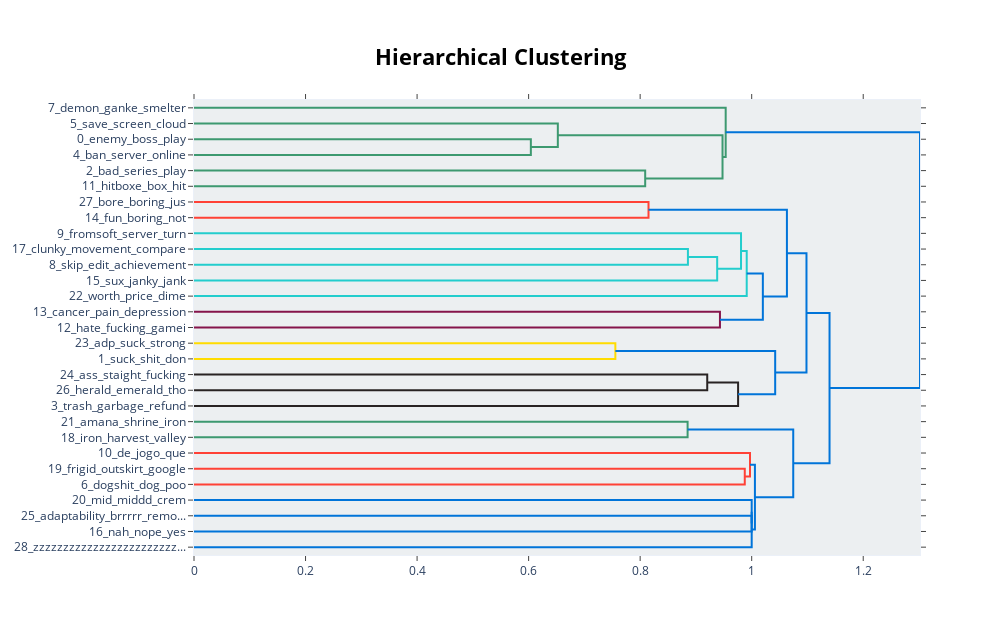

The notebook cell this image was saved under:
### Code cell
neg_topic_model.visualize_hierarchy()

### Figure 1 — Plotly figure (JSON) as saved in the notebook; plotly's stock layout.template omitted (floating-point values rounded to 4 significant figures)
{"data": [{"hoverinfo": "text", "marker": {"color": "rgb(61,153,112)"}, "mode": "lines", "type": "scatter", "x": [0, 0.604, 0.604, 0], "xaxis": "x", "y": [-25, -25, -35, -35], "yaxis": "y"}, {"hoverinfo": "text", "marker": {"color": "rgb(61,153,112)"}, "mode": "lines", "type": "scatter", "x": [0, 0.6524, 0.6524, 0.604], "xaxis": "x", "y": [-15, -15, -30, -30], "yaxis": "y"}, {"hoverinfo": "text", "marker": {"color": "rgb(61,153,112)"}, "mode": "lines", "type": "scatter", "x": [0, 0.809, 0.809, 0], "xaxis": "x", "y": [-45, -45, -55, -55], "yaxis": "y"}, {"hoverinfo": "text", "marker": {"color": "rgb(61,153,112)"}, "mode": "lines", "type": "scatter", "x": [0.6524, 0.9477, 0.9477, 0.809], "xaxis": "x", "y": [-22.5, -22.5, -50, -50], "yaxis": "y"}, {"hoverinfo": "text", "marker": {"color": "rgb(61,153,112)"}, "mode": "lines", "type": "scatter", "x": [0, 0.9534, 0.9534, 0.9477], "xaxis": "x", "y": [-5, -5, -36.25, -36.25], "yaxis": "y"}, {"hoverinfo": "text", "marker": {"color": "rgb(255,65,54)"}, "mode": "lines", "type": "scatter", "x": [0, 0.815, 0.815, 0], "xaxis": "x", "y": [-65, -65, -75, -75], "yaxis": "y"}, {"hoverinfo": "text", "marker": {"color": "rgb(35,205,205)"}, "mode": "lines", "type": "scatter", "x": [0, 0.8857, 0.8857, 0], "xaxis": "x", "y": [-95, -95, -105, -105], "yaxis": "y"}, {"hoverinfo": "text", "marker": {"color": "rgb(35,205,205)"}, "mode": "lines", "type": "scatter", "x": [0.8857, 0.9381, 0.9381, 0], "xaxis": "x", "y": [-100, -100, -115, -115], "yaxis": "y"}, {"hoverinfo": "text", "marker": {"color": "rgb(35,205,205)"}, "mode": "lines", "type": "scatter", "x": [0, 0.9809, 0.9809, 0.9381], "xaxis": "x", "y": [-85, -85, -107.5, -107.5], "yaxis": "y"}, {"hoverinfo": "text", "marker": {"color": "rgb(35,205,205)"}, "mode": "lines", "type": "scatter", "x": [0.9809, 0.9911, 0.9911, 0], "xaxis": "x", "y": [-96.25, -96.25, -125, -125], "yaxis": "y"}, {"hoverinfo": "text", "marker": {"color": "rgb(133,20,75)"}, "mode": "lines", "type": "scatter", "x": [0, 0.9431, 0.9431, 0], "xaxis": "x", "y": [-135, -135, -145, -145], "yaxis": "y"}, {"hoverinfo": "text", "marker": {"color": "rgb(0,116,217)"}, "mode": "lines", "type": "scatter", "x": [0.9911, 1.02, 1.02, 0.9431], "xaxis": "x", "y": [-110.6, -110.6, -140, -140], "yaxis": "y"}, {"hoverinfo": "text", "marker": {"color": "rgb(0,116,217)"}, "mode": "lines", "type": "scatter", "x": [0.815, 1.063, 1.063, 1.02], "xaxis": "x", "y": [-70, -70, -125.3, -125.3], "yaxis": "y"}, {"hoverinfo": "text", "marker": {"color": "rgb(255,220,0)"}, "mode": "lines", "type": "scatter", "x": [0, 0.7555, 0.7555, 0], "xaxis": "x", "y": [-155, -155, -165, -165], "yaxis": "y"}, {"hoverinfo": "text", "marker": {"color": "rgb(40,35,35)"}, "mode": "lines", "type": "scatter", "x": [0, 0.9203, 0.9203, 0], "xaxis": "x", "y": [-175, -175, -185, -185], "yaxis": "y"}, {"hoverinfo": "text", "marker": {"color": "rgb(40,35,35)"}, "mode": "lines", "type": "scatter", "x": [0.9203, 0.9756, 0.9756, 0], "xaxis": "x", "y": [-180, -180, -195, -195], "yaxis": "y"}, {"hoverinfo": "text", "marker": {"color": "rgb(0,116,217)"}, "mode": "lines", "type": "scatter", "x": [0.7555, 1.042, 1.042, 0.9756], "xaxis": "x", "y": [-160, -160, -187.5, -187.5], "yaxis": "y"}, {"hoverinfo": "text", "marker": {"color": "rgb(0,116,217)"}, "mode": "lines", "type": "scatter", "x": [1.063, 1.098, 1.098, 1.042], "xaxis": "x", "y": [-97.66, -97.66, -173.8, -173.8], "yaxis": "y"}, {"hoverinfo": "text", "marker": {"color": "rgb(61,153,112)"}, "mode": "lines", "type": "scatter", "x": [0, 0.8851, 0.8851, 0], "xaxis": "x", "y": [-205, -205, -215, -215], "yaxis": "y"}, {"hoverinfo": "text", "marker": {"color": "rgb(255,65,54)"}, "mode": "lines", "type": "scatter", "x": [0, 0.9876, 0.9876, 0], "xaxis": "x", "y": [-235, -235, -245, -245], "yaxis": "y"}, {"hoverinfo": "text", "marker": {"color": "rgb(255,65,54)"}, "mode": "lines", "type": "scatter", "x": [0, 0.997, 0.997, 0.9876], "xaxis": "x", "y": [-225, -225, -240, -240], "yaxis": "y"}, {"hoverinfo": "text", "marker": {"color": "rgb(0,116,217)"}, "mode": "lines", "type": "scatter", "x": [0, 1, 1, 0], "xaxis": "x", "y": [-265, -265, -275, -275], "yaxis": "y"}, {"hoverinfo": "text", "marker": {"color": "rgb(0,116,217)"}, "mode": "lines", "type": "scatter", "x": [0, 1, 1, 1], "xaxis": "x", "y": [-255, -255, -270, -270], "yaxis": "y"}, {"hoverinfo": "text", "marker": {"color": "rgb(0,116,217)"}, "mode": "lines", "type": "scatter", "x": [1, 1, 1, 0], "xaxis": "x", "y": [-262.5, -262.5, -285, -285], "yaxis": "y"}, {"hoverinfo": "text", "marker": {"color": "rgb(0,116,217)"}, "mode": "lines", "type": "scatter", "x": [0.997, 1.006, 1.006, 1], "xaxis": "x", "y": [-232.5, -232.5, -273.8, -273.8], "yaxis": "y"}, {"hoverinfo": "text", "marker": {"color": "rgb(0,116,217)"}, "mode": "lines", "type": "scatter", "x": [0.8851, 1.075, 1.075, 1.006], "xaxis": "x", "y": [-210, -210, -253.1, -253.1], "yaxis": "y"}, {"hoverinfo": "text", "marker": {"color": "rgb(0,116,217)"}, "mode": "lines", "type": "scatter", "x": [1.098, 1.14, 1.14, 1.075], "xaxis": "x", "y": [-135.7, -135.7, -231.6, -231.6], "yaxis": "y"}, {"hoverinfo": "text", "marker": {"color": "rgb(0,116,217)"}, "mode": "lines", "type": "scatter", "x": [0.9534, 1.302, 1.302, 1.14], "xaxis": "x", "y": [-20.62, -20.62, -183.6, -183.6], "yaxis": "y"}], "layout": {"autosize": false, "height": 635, "hoverlabel": {"bgcolor": "white", "font": {"family": "Rockwell", "size": 16}}, "hovermode": "closest", "plot_bgcolor": "#ECEFF1", "showlegend": false, "title": {"font": {"color": "Black", "size": 22}, "text": "<b>Hierarchical Clustering</b>", "x": 0.5, "xanchor": "center", "yanchor": "top"}, "width": 1000, "xaxis": {"mirror": "allticks", "rangemode": "tozero", "showgrid": false, "showline": true, "showticklabels": true, "ticks": "outside", "type": "linear", "zeroline": false}, "yaxis": {"mirror": "allticks", "range": [-290, 0], "rangemode": "tozero", "showgrid": false, "showline": true, "showticklabels": true, "tickmode": "array", "ticks": "outside", "ticktext": ["7_demon_ganke_smelter", "5_save_screen_cloud", "0_enemy_boss_play", "4_ban_server_online", "2_bad_series_play", "11_hitboxe_box_hit", "27_bore_boring_jus", "14_fun_boring_not", "9_fromsoft_server_turn", "17_clunky_movement_compare", "8_skip_edit_achievement", "15_sux_janky_jank", "22_worth_price_dime", "13_cancer_pain_depression", "12_hate_fucking_gamei", "23_adp_suck_strong", "1_suck_shit_don", "24_ass_staight_fucking", "26_herald_emerald_tho", "3_trash_garbage_refund", "21_amana_shrine_iron", "18_iron_harvest_valley", "10_de_jogo_que", "19_frigid_outskirt_google", "6_dogshit_dog_poo", "20_mid_middd_crem", "25_adaptability_brrrrr_remo...", "16_nah_nope_yes", "28_zzzzzzzzzzzzzzzzzzzzzzzz..."], "tickvals": [-5, -15, -25, -35, -45, -55, -65, -75, -85, -95, -105, -115, -125, -135, -145, -155, -165, -175, -185, -195, -205, -215, -225, -235, -245, -255, -265, -275, -285], "type": "linear", "zeroline": false}}}
